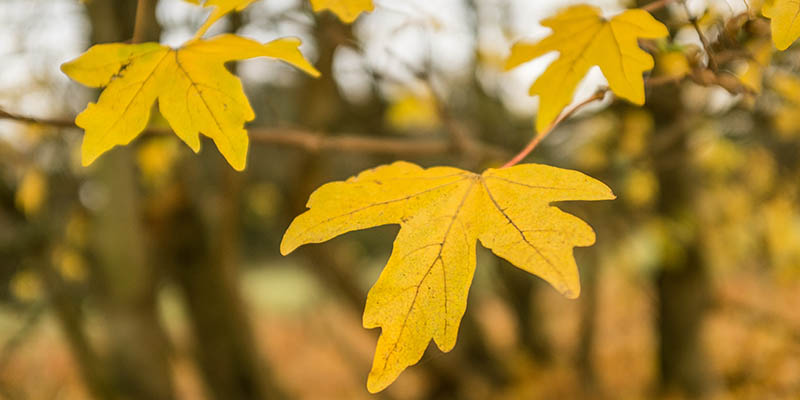
#> input picture Assignment 5/image6.jpg, 800 x 400 px
$ python Assignment5.py   (older library calls are emulated)
#> lines starting #> are read from the running program, lines starting #| are printed output that depends on the picture; after the words box and inside, x2 and y2 are one past the last pixel; in counts of white or black regions, pixels touching at a corner belong together

import cv2
import numpy as np
import matplotlib.pyplot as plt
import math

# Small font for clean visualization
plt.rcParams.update({'font.size': 6})


# Task 1: System Overview

print("========================================")
print(" Intelligent Image Processing System ")
print("========================================")
print("This system performs preprocessing, enhancement, segmentation,")
print("feature extraction, and evaluation on an input image.\n")

# Task 2: Image Acquisition

image = cv2.imread('image6.jpg')
#> image is the input picture: shape (400, 800, 3); mean B, G, R 48.6, 126.6, 157.3

if image is None:
    print("Error: Image not found.")
    exit()

image = cv2.resize(image, (512, 512))
#> image: shape (512, 512, 3)
gray = cv2.cvtColor(image, cv2.COLOR_BGR2GRAY)


# Task 3: Enhancement & Restoration


# Noise functions
def add_gaussian(img, mean=0, sigma=25):
#> called with mean = 0, sigma = 25
    noise = np.random.normal(mean, sigma, img.shape)
    noisy = img + noise
    return np.uint8(np.clip(noisy, 0, 255))

def add_sp(img, prob=0.02):
#> called with prob = 0.02
    noisy = img.copy()
    total = img.size
#> total = 262144

    num_salt = int(prob * total / 2)
#> num_salt = 2621
    coords = [np.random.randint(0, i - 1, num_salt) for i in img.shape]
    noisy[coords[0], coords[1]] = 255

    num_pepper = int(prob * total / 2)
#> num_pepper = 2621
    coords = [np.random.randint(0, i - 1, num_pepper) for i in img.shape]
    noisy[coords[0], coords[1]] = 0

    return noisy

gaussian_noisy = add_gaussian(gray)
sp_noisy = add_sp(gray)

# Restoration filters
mean_filter = cv2.blur(gaussian_noisy, (3, 3))
median_filter = cv2.medianBlur(sp_noisy, 3)
gaussian_filter = cv2.GaussianBlur(gaussian_noisy, (3, 3), 0)

# Enhancement (CLAHE)
clahe = cv2.createCLAHE(clipLimit=2.0, tileGridSize=(8, 8))
enhanced = clahe.apply(gray)
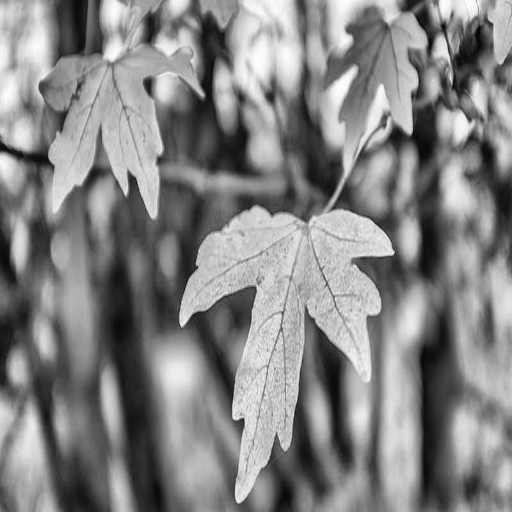
#> enhanced: shape (512, 512); min 6, max 254, mean 131.8


# Task 4: Segmentation & Morphology

_, global_thresh = cv2.threshold(enhanced, 127, 255, cv2.THRESH_BINARY)
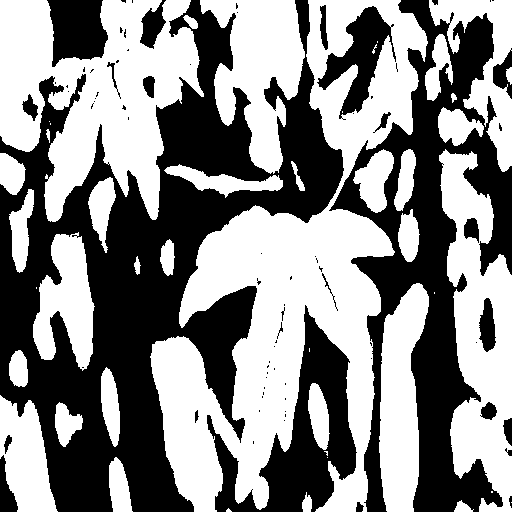
#> global_thresh: shape (512, 512); 53.5% white; 80 black regions (55 under 20 px), largest, box (x1, y1, x2, y2) and area: (0, 0, 344, 512) 67685, (329, 0, 512, 512) 32577, (207, 305, 357, 512) 10865
_, otsu_thresh = cv2.threshold(enhanced, 0, 255, cv2.THRESH_BINARY + cv2.THRESH_OTSU)
#> otsu_thresh: shape (512, 512); 53% white; 83 black regions (58 under 20 px), largest, box (x1, y1, x2, y2) and area: (0, 0, 344, 512) 68210, (329, 0, 512, 512) 33248, (207, 305, 357, 512) 10998

kernel = np.ones((3, 3), np.uint8)
dilation = cv2.dilate(otsu_thresh, kernel, iterations=1)
#> dilation: shape (512, 512); 58.5% white; 43 black regions (18 under 20 px), largest, box (x1, y1, x2, y2) and area: (0, 0, 343, 512) 61340, (332, 0, 512, 512) 28495, (208, 309, 355, 512) 9762
erosion = cv2.erode(otsu_thresh, kernel, iterations=1)
#> erosion: shape (512, 512); 47.4% white; 36 white regions (6 under 20 px), largest, box (x1, y1, x2, y2) and area: (152, 0, 427, 512) 47161, (0, 0, 203, 221) 23014, (440, 152, 512, 512) 13277


# Task 5: Object Representation


# Edge Detection
sobelx = cv2.Sobel(gray, cv2.CV_64F, 1, 0)
sobely = cv2.Sobel(gray, cv2.CV_64F, 0, 1)
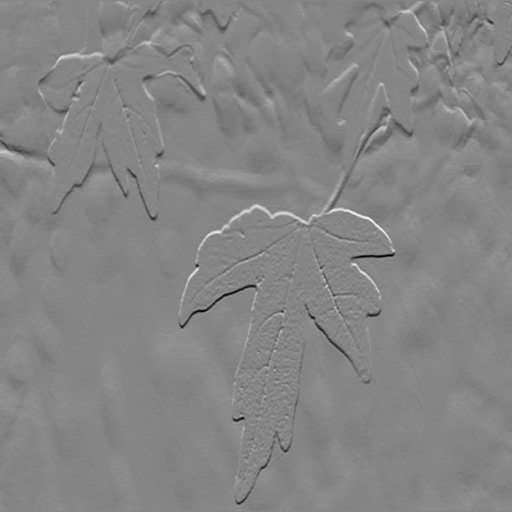
#> sobely: shape (512, 512) float64; min -416, max 379, mean -1.3; drawn with min black and max white
sobel = cv2.magnitude(sobelx, sobely)
sobel = np.uint8(np.clip(sobel, 0, 255))
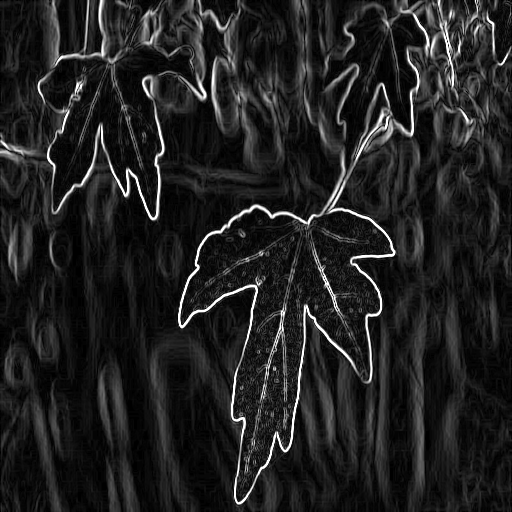
#> sobel: shape (512, 512); min 0, max 255, mean 33.2

canny = cv2.Canny(gray, 100, 200)
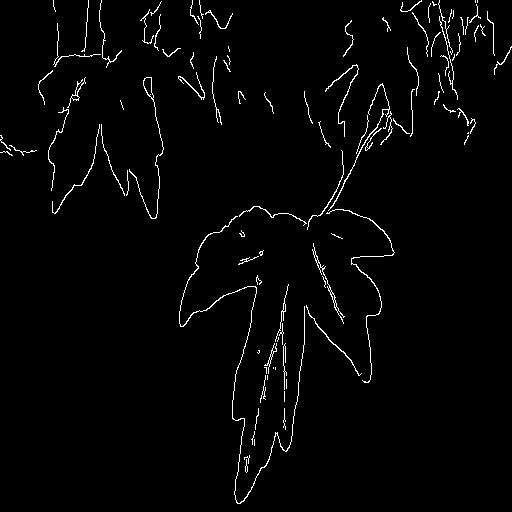
#> canny: shape (512, 512); 2.1% white in thin lines or dots

# Contours
contours, _ = cv2.findContours(canny, cv2.RETR_EXTERNAL, cv2.CHAIN_APPROX_SIMPLE)
#> contours = 102 contours, 87 with area under 20; largest, box (x1, y1, x2, y2) and area: (129, 77, 164, 219) 148, (312, 243, 345, 324) 106, (179, 216, 305, 504) 106, (328, 83, 390, 211) 60, (326, 209, 395, 383) 59
contour_img = image.copy()

for cnt in contours:
    if cv2.contourArea(cnt) > 100:
        x, y, w, h = cv2.boundingRect(cnt)
        cv2.rectangle(contour_img, (x, y), (x + w, y + h), (0, 255, 0), 1)
#> this loop made 102 passes
#> (x, y, w, h) on passes 25, 28, 56: (312, 243, 33, 81), (179, 216, 126, 288), (129, 77, 35, 142)
#> cnt on passes 3, 7, 8, 9, 11, 12: [[254, 439], [254, 445]], [[284, 391], [284, 401]], [[286, 379], [286, 388]], [[267, 375], [267, 379]], [[275, 367], [275, 369]], [[273, 367], [273, 368]]
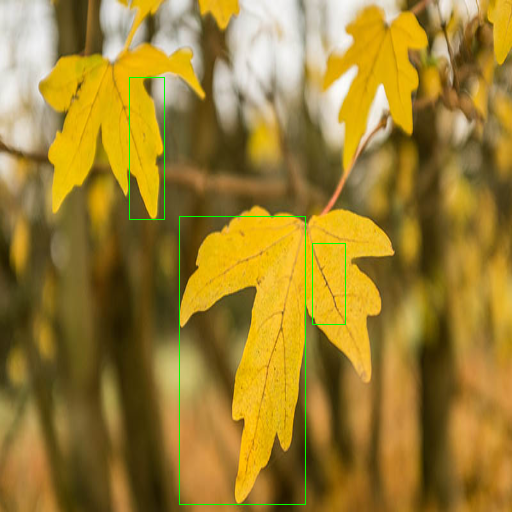
#> contour_img: shape (512, 512, 3); mean B, G, R 48.2, 127.2, 156.3

# ORB Features
orb = cv2.ORB_create()
kp, des = orb.detectAndCompute(gray, None)
#> kp = 500 keypoints; strongest (x, y, size): (181, 325, 31), (181, 324, 44.6), (393, 252, 31), (181, 323, 53.6)
feature_img = cv2.drawKeypoints(image, kp, None, color=(0, 255, 0))
#| MSE (Original vs Enhanced): 96.17


# Task 6: Performance Evaluation


def mse(img1, img2):
    return np.mean((img1 - img2) ** 2)

def psnr(img1, img2):
    m = mse(img1, img2)
#> m = 96.17
#| PSNR (Original vs Enhanced): 28.30 dB
    if m == 0:
        return float('inf')
    return 10 * math.log10((255 ** 2) / m)

def ssim(img1, img2):
    C1 = 6.5025
    C2 = 58.5225

    mu1 = img1.mean()
#> mu1 = 126.8
    mu2 = img2.mean()
#> mu2 = 131.8

    sigma1 = img1.var()
#> sigma1 = 2551.3
    sigma2 = img2.var()
#> sigma2 = 3687.3
    sigma12 = ((img1 - mu1) * (img2 - mu2)).mean()
#> sigma12 = 2756.6

    return ((2 * mu1 * mu2 + C1) * (2 * sigma12 + C2)) / ((mu1**2 + mu2**2 + C1) * (sigma1 + sigma2 + C2))

print("\n===== Performance Metrics =====")
print(f"MSE (Original vs Enhanced): {mse(gray, enhanced):.2f}")
print(f"PSNR (Original vs Enhanced): {psnr(gray, enhanced):.2f} dB")
print(f"SSIM (Original vs Enhanced): {ssim(gray, enhanced):.4f}")
#| SSIM (Original vs Enhanced): 0.8841

print(f"MSE (Original vs Restored): {mse(gray, gaussian_filter):.2f}")
#| MSE (Original vs Restored): 58.23
print(f"PSNR (Original vs Restored): {psnr(gray, gaussian_filter):.2f} dB")
#| PSNR (Original vs Restored): 30.48 dB
print(f"SSIM (Original vs Restored): {ssim(gray, gaussian_filter):.4f}")
#| SSIM (Original vs Restored): 0.9824

# Task 7: Final Visualization

plt.figure(figsize=(12, 10))

plt.subplot(3, 3, 1)
plt.title("Original")
plt.imshow(cv2.cvtColor(image, cv2.COLOR_BGR2RGB))
plt.axis('off')

plt.subplot(3, 3, 2)
plt.title("Gaussian Noise")
plt.imshow(gaussian_noisy, cmap='gray')
plt.axis('off')

plt.subplot(3, 3, 3)
plt.title("Restored")
plt.imshow(gaussian_filter, cmap='gray')
plt.axis('off')

plt.subplot(3, 3, 4)
plt.title("Enhanced (CLAHE)")
plt.imshow(enhanced, cmap='gray')
plt.axis('off')

plt.subplot(3, 3, 5)
plt.title("Otsu Segmentation")
plt.imshow(otsu_thresh, cmap='gray')
plt.axis('off')

plt.subplot(3, 3, 6)
plt.title("Morphology")
plt.imshow(dilation, cmap='gray')
plt.axis('off')

plt.subplot(3, 3, 7)
plt.title("Sobel")
plt.imshow(sobel, cmap='gray')
plt.axis('off')

plt.subplot(3, 3, 8)
plt.title("Canny + Contours")
plt.imshow(cv2.cvtColor(contour_img, cv2.COLOR_BGR2RGB))
plt.axis('off')

plt.subplot(3, 3, 9)
plt.title("ORB Features")
plt.imshow(cv2.cvtColor(feature_img, cv2.COLOR_BGR2RGB))
plt.axis('off')

plt.tight_layout()
plt.show()
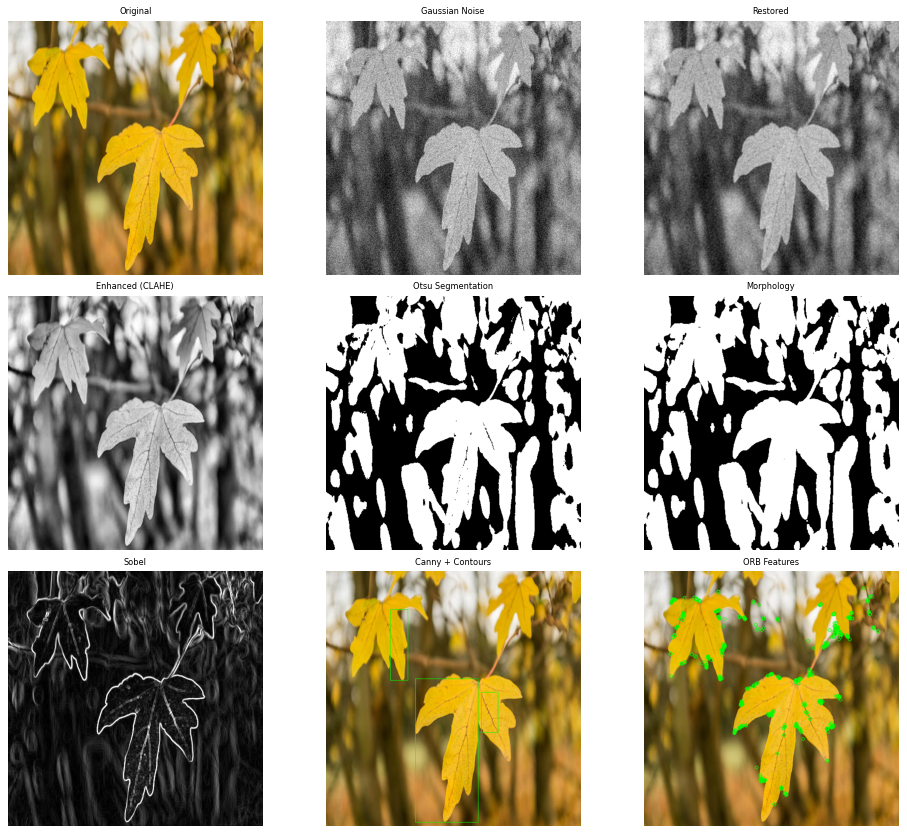
#> figure drawn by matplotlib, 9 panels

# Final Conclusion
print("\n===== Conclusion =====")
print("1. CLAHE significantly improves contrast in low-light images.")
print("2. Median filter is effective for salt-and-pepper noise.")
print("3. Otsu thresholding provides better segmentation than global threshold.")
print("4. Morphological operations refine object boundaries.")
print("5. Canny edge detector gives precise edges.")
print("6. ORB efficiently extracts feature points for object tracking.")
print("7. Overall, the system effectively processes and analyzes images.")
